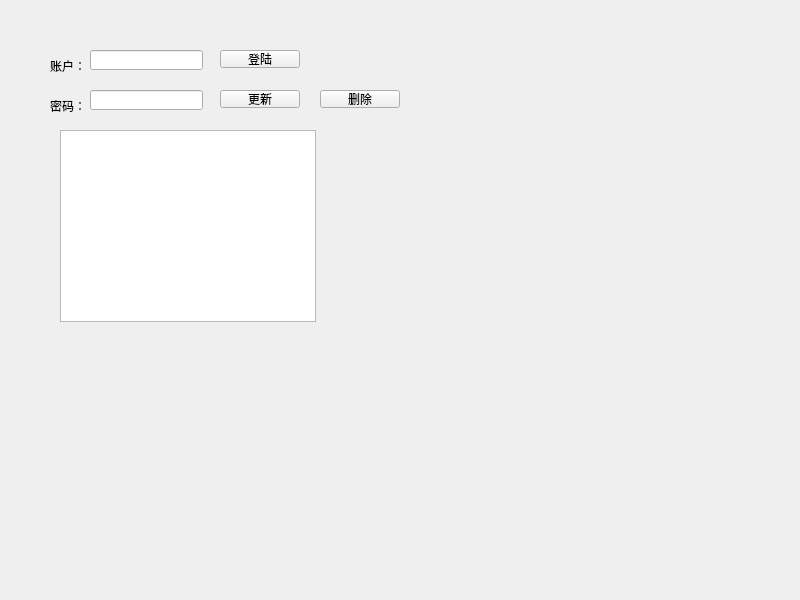
<?xml version="1.0" encoding="UTF-8"?>
<ui version="4.0">
 <class>Widget</class>
 <widget class="QWidget" name="Widget">
  <property name="geometry">
   <rect>
    <x>0</x>
    <y>0</y>
    <width>800</width>
    <height>600</height>
   </rect>
  </property>
  <property name="windowTitle">
   <string>Widget</string>
  </property>
  <widget class="QLabel" name="label">
   <property name="geometry">
    <rect>
     <x>50</x>
     <y>60</y>
     <width>40</width>
     <height>12</height>
    </rect>
   </property>
   <property name="text">
    <string>账户：</string>
   </property>
  </widget>
  <widget class="QLineEdit" name="lineEdit">
   <property name="geometry">
    <rect>
     <x>90</x>
     <y>50</y>
     <width>113</width>
     <height>20</height>
    </rect>
   </property>
  </widget>
  <widget class="QLabel" name="label_2">
   <property name="geometry">
    <rect>
     <x>50</x>
     <y>100</y>
     <width>40</width>
     <height>12</height>
    </rect>
   </property>
   <property name="text">
    <string>密码：</string>
   </property>
  </widget>
  <widget class="QLineEdit" name="lineEdit_2">
   <property name="geometry">
    <rect>
     <x>90</x>
     <y>90</y>
     <width>113</width>
     <height>20</height>
    </rect>
   </property>
  </widget>
  <widget class="QPushButton" name="pushButton">
   <property name="geometry">
    <rect>
     <x>220</x>
     <y>50</y>
     <width>80</width>
     <height>18</height>
    </rect>
   </property>
   <property name="text">
    <string>登陆</string>
   </property>
  </widget>
  <widget class="QTableView" name="tableView">
   <property name="geometry">
    <rect>
     <x>60</x>
     <y>130</y>
     <width>256</width>
     <height>192</height>
    </rect>
   </property>
   <attribute name="horizontalHeaderStretchLastSection">
    <bool>true</bool>
   </attribute>
  </widget>
  <widget class="QPushButton" name="pushButton_2">
   <property name="geometry">
    <rect>
     <x>220</x>
     <y>90</y>
     <width>80</width>
     <height>18</height>
    </rect>
   </property>
   <property name="text">
    <string>更新</string>
   </property>
  </widget>
  <widget class="QPushButton" name="pushButton_3">
   <property name="geometry">
    <rect>
     <x>320</x>
     <y>90</y>
     <width>80</width>
     <height>18</height>
    </rect>
   </property>
   <property name="text">
    <string>删除</string>
   </property>
  </widget>
 </widget>
 <resources/>
 <connections/>
</ui>
